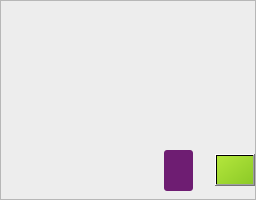
<?xml version="1.0" encoding="UTF-8"?>
<ui version="4.0">
 <class>SimpleProductItem</class>
 <widget class="QWidget" name="SimpleProductItem">
  <property name="geometry">
   <rect>
    <x>0</x>
    <y>0</y>
    <width>256</width>
    <height>200</height>
   </rect>
  </property>
  <property name="sizePolicy">
   <sizepolicy hsizetype="Fixed" vsizetype="Fixed">
    <horstretch>0</horstretch>
    <verstretch>0</verstretch>
   </sizepolicy>
  </property>
  <property name="minimumSize">
   <size>
    <width>256</width>
    <height>200</height>
   </size>
  </property>
  <property name="maximumSize">
   <size>
    <width>256</width>
    <height>200</height>
   </size>
  </property>
  <property name="windowTitle">
   <string notr="true"/>
  </property>
  <property name="styleSheet">
   <string notr="true">background-color: rgb(237, 237, 237)</string>
  </property>
  <layout class="QVBoxLayout" name="widgetLayout">
   <property name="spacing">
    <number>0</number>
   </property>
   <property name="leftMargin">
    <number>0</number>
   </property>
   <property name="topMargin">
    <number>0</number>
   </property>
   <property name="rightMargin">
    <number>0</number>
   </property>
   <property name="bottomMargin">
    <number>0</number>
   </property>
   <item>
    <widget class="QFrame" name="rootFrame">
     <property name="frameShape">
      <enum>QFrame::Shape::StyledPanel</enum>
     </property>
     <property name="frameShadow">
      <enum>QFrame::Shadow::Raised</enum>
     </property>
     <layout class="QGridLayout" name="gridLayout">
      <property name="leftMargin">
       <number>0</number>
      </property>
      <property name="topMargin">
       <number>0</number>
      </property>
      <property name="rightMargin">
       <number>0</number>
      </property>
      <property name="bottomMargin">
       <number>8</number>
      </property>
      <property name="verticalSpacing">
       <number>8</number>
      </property>
      <item row="4" column="3">
       <widget class="QLabel" name="newPriceLabel">
        <property name="font">
         <font>
          <pointsize>12</pointsize>
          <bold>true</bold>
         </font>
        </property>
        <property name="text">
         <string notr="true"/>
        </property>
        <property name="textFormat">
         <enum>Qt::TextFormat::PlainText</enum>
        </property>
       </widget>
      </item>
      <item row="3" column="2" rowspan="2">
       <widget class="QLabel" name="discountLabel">
        <property name="font">
         <font>
          <pointsize>12</pointsize>
         </font>
        </property>
        <property name="styleSheet">
         <string notr="true">color: white; 
      background-color: rgb(110, 29, 114); 
      border-radius: 3px;
      padding: 10px;</string>
        </property>
        <property name="text">
         <string notr="true"/>
        </property>
        <property name="textFormat">
         <enum>Qt::TextFormat::PlainText</enum>
        </property>
       </widget>
      </item>
      <item row="3" column="0" rowspan="2" alignment="Qt::AlignmentFlag::AlignLeft">
       <widget class="QPushButton" name="wishlistButton">
        <property name="cursor">
         <cursorShape>PointingHandCursor</cursorShape>
        </property>
        <property name="text">
         <string/>
        </property>
        <property name="icon">
         <iconset resource="../resources.qrc">
          <normaloff>:/icons/heart.svg</normaloff>:/icons/heart.svg</iconset>
        </property>
        <property name="flat">
         <bool>true</bool>
        </property>
       </widget>
      </item>
      <item row="0" column="0" colspan="5">
       <widget class="QLabel" name="coverLabel">
        <property name="sizePolicy">
         <sizepolicy hsizetype="Preferred" vsizetype="Fixed">
          <horstretch>0</horstretch>
          <verstretch>0</verstretch>
         </sizepolicy>
        </property>
        <property name="minimumSize">
         <size>
          <width>0</width>
          <height>116</height>
         </size>
        </property>
        <property name="maximumSize">
         <size>
          <width>256</width>
          <height>116</height>
         </size>
        </property>
        <property name="text">
         <string notr="true"/>
        </property>
       </widget>
      </item>
      <item row="3" column="4" rowspan="2">
       <widget class="QPushButton" name="addToCartButton">
        <property name="sizePolicy">
         <sizepolicy hsizetype="Fixed" vsizetype="Fixed">
          <horstretch>0</horstretch>
          <verstretch>0</verstretch>
         </sizepolicy>
        </property>
        <property name="minimumSize">
         <size>
          <width>32</width>
          <height>32</height>
         </size>
        </property>
        <property name="cursor">
         <cursorShape>PointingHandCursor</cursorShape>
        </property>
        <property name="styleSheet">
         <string notr="true">background-color: qlineargradient(spread:pad, x1:0, y1:0, x2:1, y2:1, stop:0 rgb(180, 230, 60), stop:1 rgb(140, 202, 39));</string>
        </property>
        <property name="text">
         <string/>
        </property>
        <property name="icon">
         <iconset resource="../resources.qrc">
          <normaloff>:/icons/cart-plus.svg</normaloff>:/icons/cart-plus.svg</iconset>
        </property>
       </widget>
      </item>
      <item row="1" column="0" colspan="5" alignment="Qt::AlignmentFlag::AlignTop">
       <widget class="QLabel" name="titleLabel">
        <property name="font">
         <font>
          <pointsize>11</pointsize>
          <bold>true</bold>
         </font>
        </property>
        <property name="text">
         <string notr="true"/>
        </property>
        <property name="textFormat">
         <enum>Qt::TextFormat::PlainText</enum>
        </property>
        <property name="wordWrap">
         <bool>true</bool>
        </property>
       </widget>
      </item>
      <item row="3" column="3">
       <widget class="QLabel" name="oldPriceLabel">
        <property name="font">
         <font>
          <pointsize>9</pointsize>
          <strikeout>true</strikeout>
         </font>
        </property>
        <property name="text">
         <string notr="true"/>
        </property>
        <property name="textFormat">
         <enum>Qt::TextFormat::PlainText</enum>
        </property>
       </widget>
      </item>
      <item row="3" column="1" rowspan="2">
       <spacer name="horizontalSpacer">
        <property name="orientation">
         <enum>Qt::Orientation::Horizontal</enum>
        </property>
        <property name="sizeHint" stdset="0">
         <size>
          <width>40</width>
          <height>20</height>
         </size>
        </property>
       </spacer>
      </item>
     </layout>
    </widget>
   </item>
  </layout>
 </widget>
 <resources>
  <include location="../resources.qrc"/>
 </resources>
 <connections/>
</ui>
